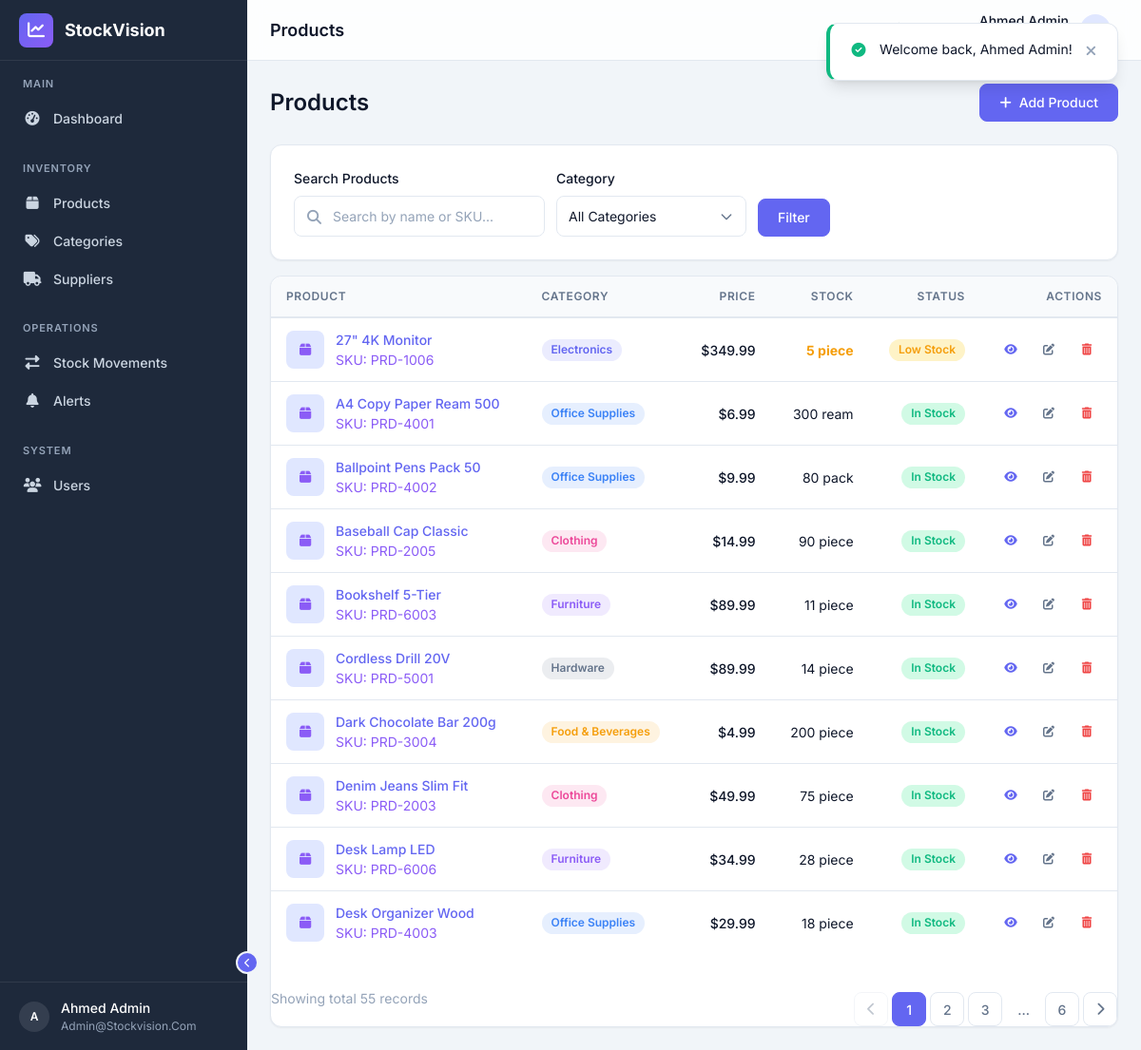
Screenshot of /products (signed in) with the database file from the repository.
### tables this page shows
CREATE TABLE `products` (
    `id` INT UNSIGNED AUTO_INCREMENT PRIMARY KEY,
    `name` VARCHAR(255) NOT NULL,
    `sku` VARCHAR(50) NOT NULL,
    `category_id` INT UNSIGNED NULL,
    `supplier_id` INT UNSIGNED NULL,
    `description` TEXT NULL,
    `unit_price` DECIMAL(10,2) NOT NULL DEFAULT 0.00,
    `quantity` INT NOT NULL DEFAULT 0,
    `min_stock_level` INT NOT NULL DEFAULT 10,
    `unit` VARCHAR(20) NOT NULL DEFAULT 'piece',
    `image` VARCHAR(255) NULL,
    `created_at` DATETIME NOT NULL DEFAULT CURRENT_TIMESTAMP,
    `updated_at` DATETIME NULL ON UPDATE CURRENT_TIMESTAMP,
    `deleted_at` DATETIME NULL COMMENT 'Soft delete timestamp',
    UNIQUE KEY `uk_products_sku` (`sku`),
    KEY `idx_products_category` (`category_id`),
    KEY `idx_products_supplier` (`supplier_id`),
    KEY `idx_products_quantity` (`quantity`, `min_stock_level`),
    CONSTRAINT `fk_products_category` FOREIGN KEY (`category_id`)
        REFERENCES `categories`(`id`) ON DELETE SET NULL ON UPDATE CASCADE,
    CONSTRAINT `fk_products_supplier` FOREIGN KEY (`supplier_id`)
        REFERENCES `suppliers`(`id`) ON DELETE SET NULL ON UPDATE CASCADE
);

CREATE TABLE `categories` (
    `id` INT UNSIGNED AUTO_INCREMENT PRIMARY KEY,
    `name` VARCHAR(100) NOT NULL,
    `description` TEXT NULL,
    `color` VARCHAR(7) NULL COMMENT 'Hex color for charts/badges',
    `created_at` DATETIME NOT NULL DEFAULT CURRENT_TIMESTAMP,
    `updated_at` DATETIME NULL ON UPDATE CURRENT_TIMESTAMP,
    `deleted_at` DATETIME NULL COMMENT 'Soft delete timestamp',
    UNIQUE KEY `uk_categories_name` (`name`)
);

### app/controllers/ProductController.php (called while the page is built, shortened)
<?php
class ProductController
{
    private Product $productModel;
    public function __construct()
    {
        $this->db = getDB();
        $this->productModel = new Product($this->db);
    }
    public function index(): void
    {
        $page = max(1, (int)($_GET['page'] ?? 1));
        $search = trim($_GET['search'] ?? '');
        $categoryId = !empty($_GET['category']) ? (int)$_GET['category'] : null;
        $result = $this->productModel->getAll($page, 10, $search, $categoryId);
        $pageTitle = 'Products';
        $products = $result['data'];
        $this->render('products/index', compact('pageTitle', 'products', 'categories', 'pagination', 'search', 'categoryId'));
    }
    private function render(string $view, array $data = [], string $layout = 'app'): void
    {
        extract($data);
        require __DIR__ . '/../../views/layouts/' . $layout . '.php';
    }
}

### public/index.php (called while the page is built, shortened)
<?php
require_once __DIR__ . '/../app/config/app.php';
require_once __DIR__ . '/../app/config/database.php';
require_once __DIR__ . '/../app/helpers/format.php';
$requestMethod = $_SERVER['REQUEST_METHOD'];
$requestUri    = parse_url($_SERVER['REQUEST_URI'], PHP_URL_PATH);
$requestUri = '/' . ltrim($requestUri, '/');
$routes = require __DIR__ . '/../app/routes.php';
$matchedRoute  = null;
$routeParams   = [];
foreach ($routes as $route) {
    [$method, $path, $controller, $action] = $route;
    if ($method !== $requestMethod) {
        continue;
    }
    $pattern = preg_replace('/\{([a-zA-Z_]+)\}/', '(\d+)', $path);
    $pattern = '#^' . $pattern . '$#';
    if (preg_match($pattern, $requestUri, $matches)) {
        $matchedRoute = $route;
        array_shift($matches);
        $routeParams = $matches;
        break;
    }
}
[, , $controllerName, $actionName] = $matchedRoute;
$controller = new $controllerName();
call_user_func_array([$controller, $actionName], $routeParams);

### app/config/database.php (called while the page is built, shortened)
<?php
function getDB(): PDO
{
    static $pdo = null;
    if ($pdo === null) {
        $dsn = sprintf(
            'mysql:host=%s;port=%s;dbname=%s;charset=%s',
            DB_HOST,
            DB_PORT,
            DB_NAME,
            DB_CHARSET
        );
        $options = [
            PDO::ATTR_ERRMODE            => PDO::ERRMODE_EXCEPTION,
            PDO::ATTR_DEFAULT_FETCH_MODE => PDO::FETCH_ASSOC,
            PDO::ATTR_EMULATE_PREPARES   => false,
            PDO::MYSQL_ATTR_INIT_COMMAND => "SET NAMES utf8mb4 COLLATE utf8mb4_unicode_ci",
        ];
        try {
            $pdo = new PDO($dsn, DB_USER, DB_PASS, $options);
        } catch (PDOException $e) {
            error_log('Database connection failed: ' . $e->getMessage());
            die('Database connection failed. Please check your configuration.');
        }
    }
    return $pdo;
}

### app/models/Product.php (called while the page is built, shortened)
<?php
class Product
{
    private PDO $db;
    public function __construct(PDO $db)
    {
        $this->db = $db;
    }
    public function getAll(int $page = 1, int $perPage = 10, string $search = '', ?int $categoryId = null): array
    {
        $offset = ($page - 1) * $perPage;
        $where = ["p.`deleted_at` IS NULL"];
        $params = [];
        $whereClause = implode(' AND ', $where);
        $countQuery = "SELECT COUNT(*) FROM `products` p WHERE {$whereClause}";
        $stmt = $this->db->prepare($countQuery);
        $stmt->execute();
        $total = $stmt->fetchColumn();
        $query = "
            SELECT p.*,
                   c.`name` as category_name, c.`color` as category_color,
                   s.`name` as supplier_name
            FROM `products` p
            LEFT JOIN `categories` c ON p.`category_id` = c.`id`
            LEFT JOIN `suppliers` s ON p.`supplier_id` = s.`id`
            WHERE {$whereClause}
            ORDER BY p.`name` ASC
            LIMIT :limit OFFSET :offset
        ";
        $stmt = $this->db->prepare($query);
        $stmt->bindValue(':limit', $perPage, PDO::PARAM_INT);
        $stmt->bindValue(':offset', $offset, PDO::PARAM_INT);
        $stmt->execute();
        return [
            'data'         => $stmt->fetchAll(),
            'total'        => $total,
            'current_page' => $page,
            'pages'        => ceil($total / $perPage)
        ];
    }
}

### app/helpers/format.php (called while the page is built, shortened)
<?php
function formatCurrency(float $amount): string
{
    return '$' . number_format($amount, 2);
}

### views/products/index.php (the view, shortened to what this page needs)
<div class="page-header">
    <h1><?= htmlspecialchars($pageTitle) ?></h1>
    <div class="page-header-actions">
        <a href="<?= BASE_URL ?>/products/create" class="btn btn-primary">
            <i class="fa-solid fa-plus"></i> Add Product
        </a>
    </div>
</div>
<div class="card mb-4">
    <div class="card-body">
        <form action="<?= BASE_URL ?>/products" method="GET" class="d-flex flex-wrap gap-3 align-items-end">
            <div class="form-group mb-0 flex-grow-1" style="min-width: 250px;">
                <label for="search" class="form-label">Search Products</label>
                <div class="input-icon-wrapper icon-left">
                    <i class="fa-solid fa-magnifying-glass"></i>
                    <input type="text" id="search" name="search" class="form-control"
                           placeholder="Search by name or SKU..."
                           value="<?= htmlspecialchars($search) ?>">
                </div>
            </div>
            <div class="form-group mb-0" style="min-width: 200px;">
                <label for="category" class="form-label">Category</label>
                <select id="category" name="category" class="form-control">
                    <option value="">All Categories</option>
                </select>
            </div>
            <button type="submit" class="btn btn-primary">Filter</button>
        </form>
    </div>
</div>
<div class="card">
    <div class="card-body p-0">
        <?php if (empty($products)): ?>
            <div class="empty-state">
                <i class="fa-solid fa-box-open empty-state-icon"></i>
                <h3>No Products Found</h3>
                <p>Try adjusting your search filters or create a new product.</p>
                <a href="<?= BASE_URL ?>/products/create" class="btn btn-primary mt-4">Add Product</a>
            </div>
        <?php else: ?>
            <div class="table-responsive">
                <table class="data-table">
                    <thead>
                        <tr>
                            <th>Product</th>
                            <th>Category</th>
                            <th class="text-right">Price</th>
                            <th class="text-right">Stock</th>
                            <th class="text-right">Status</th>
                            <th width="120" class="text-right">Actions</th>
                        </tr>
                    </thead>
                    <tbody>
                        <?php foreach ($products as $prod): ?>
                            <tr>
                                <td>
                                    <div class="d-flex align-items-center gap-3">
                                        <?php if ($prod['image']): ?>
                                            <img src="<?= BASE_URL ?>/<?= htmlspecialchars($prod['image']) ?>" alt="<?= htmlspecialchars($prod['name']) ?>" class="avatar avatar-md rounded">
                                        <?php else: ?>
                                            <div class="avatar avatar-md bg-secondary-light text-secondary rounded">
                                                <i class="fa-solid fa-box"></i>
                                            </div>
                                        <?php endif; ?>
                                        <div>
                                            <div class="font-medium">
                                                <a href="<?= BASE_URL ?>/products/<?= $prod['id'] ?>" class="text-dark text-decoration-none">
                                                    <?= htmlspecialchars($prod['name']) ?>
                                                </a>
                                            </div>
                                            <div class="text-sm text-secondary">SKU: <?= htmlspecialchars($prod['sku']) ?></div>
                                        </div>
                                    </div>
                                </td>
                                <td>
                                    <?php if ($prod['category_name']): ?>
                                        <span class="badge" style="background-color: <?= htmlspecialchars($prod['category_color']) ?>20; color: <?= htmlspecialchars($prod['category_color']) ?>; border-color: <?= htmlspecialchars($prod['category_color']) ?>50;">
                                            <?= htmlspecialchars($prod['category_name']) ?>
                                        </span>
                                    <?php else: ?>
                                        <span class="text-secondary">-</span>
                                    <?php endif; ?>
                                </td>
                                <td class="text-right font-medium">
                                    <?= formatCurrency($prod['unit_price']) ?>
                                </td>
                                <td class="text-right">
                                    <?php
                                        $stockClass = '';
                                        if ($prod['quantity'] == 0) $stockClass = 'text-danger font-bold';
                                        elseif ($prod['quantity'] <= $prod['min_stock_level']) $stockClass = 'text-warning font-bold';
                                    ?>
                                    <span class="<?= $stockClass ?>">
                                        <?= htmlspecialchars($prod['quantity']) ?> <?= htmlspecialchars($prod['unit']) ?>
                                    </span>
                                </td>
                                <td class="text-right">
                                    <?php if ($prod['quantity'] == 0): ?>
                                        <span class="badge badge-danger">Out of Stock</span>
                                    <?php elseif ($prod['quantity'] <= $prod['min_stock_level']): ?>
                                        <span class="badge badge-warning">Low Stock</span>
                                    <?php else: ?>
                                        <span class="badge badge-success">In Stock</span>
                                    <?php endif; ?>
                                </td>
                                <td class="text-right">
                                    <div class="actions justify-content-end">
                                        <a href="<?= BASE_URL ?>/products/<?= $prod['id'] ?>" class="btn btn-icon btn-ghost btn-sm text-primary" title="View">
                                            <i class="fa-solid fa-eye"></i>
                                        </a>
                                        <a href="<?= BASE_URL ?>/products/<?= $prod['id'] ?>/edit" class="btn btn-icon btn-ghost btn-sm" title="Edit">
                                            <i class="fa-solid fa-pen-to-square"></i>
                                        </a>
                                        <button type="button" class="btn btn-icon btn-ghost btn-sm text-danger delete-btn"
                                                data-id="<?= $prod['id'] ?>"
                                                data-name="<?= htmlspecialchars($prod['name']) ?>"
                                                title="Delete">
                                            <i class="fa-solid fa-trash-can"></i>
                                        </button>
                                    </div>
                                </td>
                            </tr>
                        <?php endforeach; ?>
                    </tbody>
                </table>
            </div>
            <?php require __DIR__ . '/../partials/pagination.php'; ?>
        <?php endif; ?>
    </div>
</div>

### rows the page displays
products: name "27\" 4K Monitor", sku "PRD-1006", category.name "Electronics", unit_price "$349.99", quantity "5", unit "piece", min_stock_level "Low Stock"
products: name "A4 Copy Paper Ream 500", sku "PRD-4001", category.name "Office Supplies", unit_price "$6.99", quantity "300", unit "ream", min_stock_level "In Stock"
products: name "Ballpoint Pens Pack 50", sku "PRD-4002", category.name "Office Supplies", unit_price "$9.99", quantity "80", unit "pack", min_stock_level "In Stock"
products: name "Baseball Cap Classic", sku "PRD-2005", category.name "Clothing", unit_price "$14.99", quantity "90", unit "piece", min_stock_level "In Stock"
products: name "Bookshelf 5-Tier", sku "PRD-6003", category.name "Furniture", unit_price "$89.99", quantity "11", unit "piece", min_stock_level "In Stock"
products: name "Cordless Drill 20V", sku "PRD-5001", category.name "Hardware", unit_price "$89.99", quantity "14", unit "piece", min_stock_level "In Stock"
products: name "Dark Chocolate Bar 200g", sku "PRD-3004", category.name "Food & Beverages", unit_price "$4.99", quantity "200", unit "piece", min_stock_level "In Stock"
products: name "Denim Jeans Slim Fit", sku "PRD-2003", category.name "Clothing", unit_price "$49.99", quantity "75", unit "piece", min_stock_level "In Stock"
products: name "Desk Lamp LED", sku "PRD-6006", category.name "Furniture", unit_price "$34.99", quantity "28", unit "piece", min_stock_level "In Stock"
products: name "Desk Organizer Wood", sku "PRD-4003", category.name "Office Supplies", unit_price "$29.99", quantity "18", unit "piece", min_stock_level "In Stock"

### other values shown
substr(currentUserName() ?? 'U', 0, 1) "A"
currentUserName() "Ahmed Admin"
currentUserEmail() "Admin@stockvision.com"
$pageTitle "Products"
$pagination['total'] "55"
$total "6"
